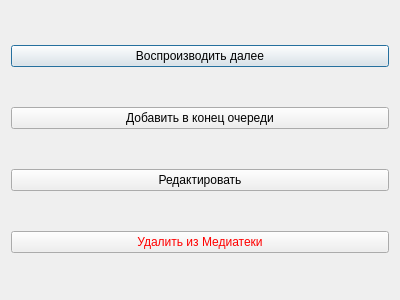
<?xml version="1.0" encoding="UTF-8"?>
<ui version="4.0">
 <class>Dialog</class>
 <widget class="QDialog" name="Dialog">
  <property name="geometry">
   <rect>
    <x>0</x>
    <y>0</y>
    <width>400</width>
    <height>300</height>
   </rect>
  </property>
  <property name="windowTitle">
   <string>Функции</string>
  </property>
  <property name="windowIcon">
   <iconset>
    <normaloff>images/iconfinder.png</normaloff>images/iconfinder.png</iconset>
  </property>
  <layout class="QVBoxLayout" name="verticalLayout">
   <item>
    <widget class="QPushButton" name="pushButton_add_next">
     <property name="text">
      <string>Воспроизводить далее</string>
     </property>
     <property name="icon">
      <iconset>
       <normaloff>images/plus-green.png</normaloff>images/plus-green.png</iconset>
     </property>
     <attribute name="buttonGroup">
      <string notr="true">buttonGroup</string>
     </attribute>
    </widget>
   </item>
   <item>
    <widget class="QPushButton" name="pushButton_add_end">
     <property name="text">
      <string>Добавить в конец очереди</string>
     </property>
     <property name="icon">
      <iconset>
       <normaloff>images/plus-green.png</normaloff>images/plus-green.png</iconset>
     </property>
     <attribute name="buttonGroup">
      <string notr="true">buttonGroup</string>
     </attribute>
    </widget>
   </item>
   <item>
    <widget class="QPushButton" name="pushButton_edit">
     <property name="text">
      <string>Редактировать</string>
     </property>
     <property name="icon">
      <iconset>
       <normaloff>images/create_edit.png</normaloff>images/create_edit.png</iconset>
     </property>
     <attribute name="buttonGroup">
      <string notr="true">buttonGroup</string>
     </attribute>
    </widget>
   </item>
   <item>
    <widget class="QPushButton" name="pushButton_delete">
     <property name="styleSheet">
      <string notr="true">color: rgb(255, 0, 0);</string>
     </property>
     <property name="text">
      <string>Удалить из Медиатеки</string>
     </property>
     <property name="icon">
      <iconset>
       <normaloff>images/seo.png</normaloff>images/seo.png</iconset>
     </property>
     <attribute name="buttonGroup">
      <string notr="true">buttonGroup</string>
     </attribute>
    </widget>
   </item>
  </layout>
 </widget>
 <resources/>
 <connections/>
 <buttongroups>
  <buttongroup name="buttonGroup"/>
 </buttongroups>
</ui>
